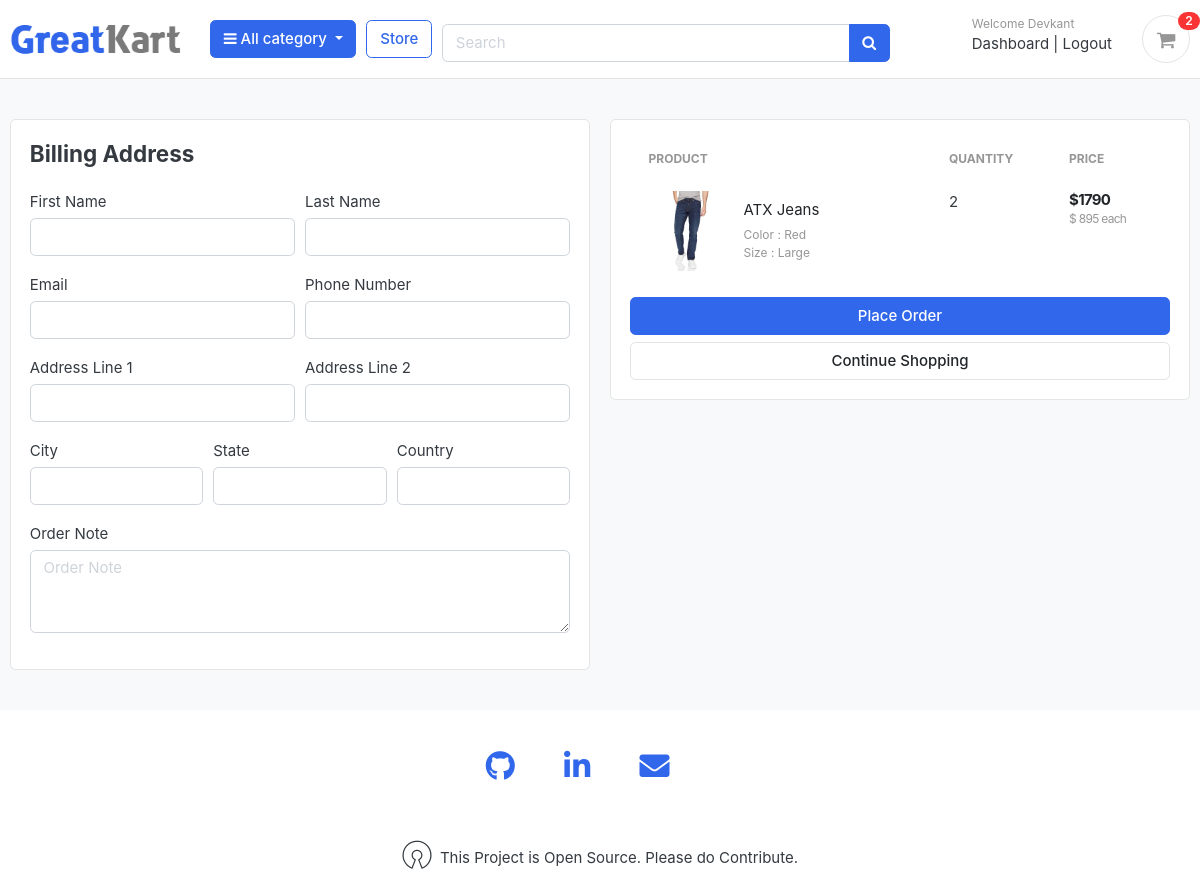
The app's page /cart/checkout/ (signed in) with its own data.
### accounts/models.py (models this page shows, shortened)
class Account(AbstractBaseUser):
	first_name = models.CharField(max_length=50)
	last_name = models.CharField(max_length=50)
	username = models.CharField(max_length=50,unique=True)
	email = models.EmailField(max_length=50,unique=True)
	phone_number = models.CharField(max_length=50)
	date_joined = models.DateTimeField(auto_now_add=True)
	last_login = models.DateTimeField(auto_now_add=True)
	is_admin = models.BooleanField(default=False)
	is_staff = models.BooleanField(default=False)
	is_active = models.BooleanField(default=False)
	is_superadmin = models.BooleanField(default=False)
	USERNAME_FIELD = 'email'
	REQUIRED_FIELDS = ['username','first_name','last_name']
	objects = MyAccountManager()

### carts/models.py (models this page shows, shortened)
class CartItem(models.Model):
	user = models.ForeignKey(Account,on_delete = models.CASCADE,null = True)
	product = models.ForeignKey(Product,on_delete = models.CASCADE)
	variations = models.ManyToManyField(Variation,blank = True)
	cart = models.ForeignKey(Cart, on_delete = models.CASCADE,null = True)
	quantity = models.IntegerField()
	is_active = models.BooleanField(default=True)
	def sub_total(self):
		return (self.product.price * self.quantity)

### store/models.py (models this page shows, shortened)
class Product(models.Model):
	product_name = models.CharField(max_length=255,unique=True)
	slug = models.SlugField(max_length=200,unique=True)
	description = models.TextField(max_length=500,blank = True)
	price = models.IntegerField()
	images = models.ImageField(upload_to='photos/products')
	stock = models.IntegerField()
	is_available = models.BooleanField(default=True)
	category = models.ForeignKey(Category, on_delete=models.CASCADE)
	created_date = models.DateTimeField(auto_now_add = True)
	modified_date = models.DateTimeField(auto_now = True)
	def get_url(self):
		return reverse('product_detail',args=[self.category.slug,self.slug])

class Variation(models.Model):
	product = models.ForeignKey(Product,on_delete = models.CASCADE)
	variation_category = models.CharField(max_length=100, choices = variation_category_choice)
	variation_value = models.CharField(max_length = 100)
	is_active = models.BooleanField(default=True)
	created_date = models.DateTimeField(auto_now = True)
	objects = VariationManager()

### carts/views.py (the view)
# urls.py: path('checkout/', views.checkout,name='checkout')
@login_required(login_url='login')
def checkout(request,total=0,quantity = 0,cart_items = None):
	try:
		tax = 0
		grand_total = 0
		if request.user.is_authenticated:
			cart_items = CartItem.objects.filter(user = request.user,is_active = True)
		else:
			cart = Cart.objects.get(cart_id = _cart_id(request))
			cart_items = CartItem.objects.filter(cart = cart,is_active = True)
		for cart_item in cart_items:
			total += cart_item.product.price*cart_item.quantity
			quantity +=cart_item.quantity
		tax = (18*total) /100
		grand_total = total + tax
	except ObjectDoesNotExist:
		pass
	context = {
		'total':total,
		'quantity':quantity,
		'cart_items':cart_items,
		'tax':round(tax),
		'grand_total': round(grand_total),
	}
	return render(request,'store/checkout.html',context)

### carts/context_processors.py (called while the page is built)
def counter(request):
	cart_count = 0
	if 'admin' in request.path:
		return {}
	else:
		try:
			cart = Cart.objects.filter(cart_id = _cart_id(request))
			if request.user.is_authenticated:
				cart_items  = CartItem.objects.all().filter(user =request.user)
			else:
				cart_items  = CartItem.objects.all().filter(cart = cart[:1])
			for cart_item in cart_items:
				cart_count += cart_item.quantity
		except Cart.DoesNotExist:
			cart_count = 0
	return dict(cart_count=cart_count)

### carts/views.py (called while the page is built)
def _cart_id(request):
	cart = request.session.session_key
	if not cart:
		cart = request.session.create()
	return cart

### category/context_processors.py (called while the page is built)
def menu_links(request):
	links = Category.objects.all()
	return dict(links=links)

### category/models.py (called while the page is built)
	def get_url(self):
		return reverse('products_by_category',args =[self.slug])

### templates/store/checkout.html (shortened to what this page needs)
{% extends "base.html" %}
{% load static %}
{% block content %}
<section class="section-content padding-y bg">
<div class="container">
<div class="row">
	<aside class="col-lg-6">
<div class="card">
<div class="card-body">
<h4 class="card-title mb-4"> Billing Address</h4>
<form action="{% url 'place_order' %}" method="POST">
<div class="form-row">
	<div class="col form-group">
		<label for="">First Name</label>
		<input type="text" name="first_name" class="form-control" required>
	</div>
	<div class="col form-group">
		<label for="">Last Name</label>
		<input type="text" name="last_name" class="form-control" required>
	</div>
</div>
<div class="form-row">
	<div class="col form-group">
		<label for="">Email</label>
		<input type="email" name="email" class="form-control" required>
	</div>
	<div class="col form-group">
		<label for="">Phone Number</label>
		<input type="text" name="phone" class="form-control" required>
	</div>
</div>
<div class="form-row">
	<div class="col form-group">
		<label for="">Address Line 1</label>
		<input type="text" name="address_line_1" class="form-control" required>
	</div>
	<div class="col form-group">
		<label for="">Address Line 2</label>
		<input type="text" name="address_line_2" class="form-control" >
	</div>
</div>
<div class="form-row">
	<div class="col form-group">
		<label for="">City</label>
		<input type="text" name="city" class="form-control" required>
	</div>
	<div class="col form-group">
		<label for="">State</label>
		<input type="text" name="state" class="form-control" required>
	</div>
	<div class="col form-group">
		<label for="">Country</label>
		<input type="text" name="country" class="form-control" required>
	</div>
</div>
<div class="form-row">
	<div class="col form-group">
		<label for="">Order Note</label>
		<textarea name="order_note" class="form-control" placeholder="Order Note" rows="3"></textarea>
	</div>
</div>
</div>
</div>
	</aside>
	<aside class="col-lg-6">
		<div class="card">
		<div class="card-body">
			<table class="table table-borderless table-shopping-cart">
			<thead class="text-muted">
			<tr class="small text-uppercase">
			<th scope="col">Product</th>
			<th scope="col" width="120">Quantity</th>
			<th scope="col" width="120">Price</th>
			</tr>
			</thead>
			<tbody>
			{% for cart_item in cart_items %}
			<tr>
				<td>
					<figure class="itemside align-items-center">
						<div class="aside"><img src="{{cart_item.product.images.url }}" class="img-sm"></div>
						<figcaption class="info">
							<a href="{{cart_item.product.get_url}}" class="title text-dark">{{cart_item.product.product_name}}</a>
							<p class="text-muted small">
								{% if cart_item.variations.all %}
									{% for item in cart_item.variations.all %}
										{{item.variation_category | capfirst}} : {{item.variation_value | capfirst}} <br>
									{% endfor %}
								{% endif %}
							</p>
						</figcaption>
					</figure>
				</td>
				<td>
				<label for="">{{cart_item.quantity}}</label>
				</td>
				<td>
					<div class="price-wrap">
						<var class="price">${{ cart_item.sub_total }}</var>
						<small class="text-muted"> $ {{cart_item.product.price }} each </small>
					</div>
				</td>
			</tr>
			{% endfor %}
			</tbody>
			</table>
			<button type="submit" class="btn btn-primary btn-block" >Place Order</button>
			<a href="{% url 'store' %}" class="btn btn-light btn-block">Continue Shopping</a>
		</div>
		</div>
</aside>
</div>
</div>
</section>
{% endblock content %}

### templates/includes/navbar.html (shortened to what this page needs)
{% load static %}
<header class="section-header">
<section class="header-main border-bottom">
	<div class="container">
<div class="row align-items-center">
	<div class="col-lg-2 col-md-3 col-sm-6 text-center">
		<a href="{% url 'home' %}" class="brand-wrap">
			<img class="logo" src="{% static './images/logo.png' %}">
		</a>
	</div>
	<div class="col-lg col-sm col-md col-6 flex-grow-0 text-center">
		<div class="category-wrap dropdown d-inline-block float-right">
			<button type="button" class="btn btn-primary dropdown-toggle" data-toggle="dropdown">
				<i class="fa fa-bars"></i> All category
			</button>
		</div>
	</div>
	<a href="{% url 'store' %}" class="btn btn-outline-primary">Store</a>
	<div class="col-lg col-md-6 col-sm-12 mt-2">
		<form action="{% url 'search' %}" class="search" method="get">
			<div class="input-group w-100">
			    <input type="text" class="form-control" style="width:60%;" placeholder="Search" name = "keyword" >
			    <div class="input-group-append">
			      <button class="btn btn-primary" type="submit">
			        <i class="fa fa-search"></i>
			      </button>
			    </div>
		    </div>
		</form>
	</div>
	<div class="col-lg-3 col-sm-6 col-8 order-2 order-lg-3">
				<div class="d-flex justify-content-end mb-3 mb-lg-0">
				{% if user.id is None %}
					<div class="widget-header">
						<small class="title text-muted">Welcome guest!</small>
						<div>
							<a href="{% url 'login' %}">Sign in</a> <span class="dark-transp"> | </span>
							<a href="{% url 'register' %}"> Register</a>
						</div>
					</div>
				{% else %}
					<div class="widget-header">
						<small class="title text-muted">Welcome {{user.first_name}}</small>
						<div>
							<a href="{% url 'dashboard' %}">Dashboard</a> <span class="dark-transp"> | </span>
							<a href="{% url 'logout' %}"> Logout</a>
						</div>
					</div>
				{% endif %}
					<a href="{% url 'cart' %}" class="widget-header pl-3 ml-3">
						<div class="icon icon-sm rounded-circle border"><i class="fa fa-shopping-cart"></i></div>
						<span class="badge badge-pill badge-danger notify">{{cart_count}}</span>
					</a>
				</div>
			</div>
</div>
	</div>
</section>
</header>

### static/css/ui.css (style rules this page uses)
html { font-family: "Inter", sans-serif; font-size: 15px; }
.price-wrap { letter-spacing: -0.7px; }
.icon-xs, .icon-sm, .icon-md, .icon-lg { display: inline-block; text-align: center; flex-shrink: 0; flex-grow: 0; }
.icon-sm { width: 48px; height: 48px; line-height: 48px !important; font-size: 20px; }
.img-xs, .img-sm, .img-md, .img-lg { -o-object-fit: cover; object-fit: cover; flex-shrink: 0; flex-grow: 0; }
.img-sm { width: 80px; height: 80px; }
.padding-y { padding-top: 40px; padding-bottom: 40px; }
var { font-style: normal; }
figure { margin-bottom: 0; }
article:after, .form-group:after { display: block; clear: both; content: ""; }
.bg { background-color: #f8f9fa; }
p:last-child { margin-bottom: 0; }
.header-main { position: relative; padding-top: 1rem; padding-bottom: 1rem; }
.brand-wrap .logo, .navbar-brand .logo { margin-right: 7px; max-height: 42px; display: inline-block; }
.widget-header { display: inline-block; vertical-align: middle; position: relative; }
.widget-header a { color: #343a40; }
.widget-header i { color: #969696; }
.widget-header .title { display: block; }
.widget-header .notify { position: absolute; top: -3px; right: -10px; }
.btn-light { background-color: #fff; border-color: #e4e4e4; }
.itemside { position: relative; display: flex; width: 100%; }
.itemside .aside { position: relative; flex-shrink: 0; }
.itemside .info { padding-left: 15px; padding-right: 7px; }
.itemside p { margin-bottom: 0; }
.itemside .title { display: block; margin-bottom: 5px; color: #212529; }
.notify { position: absolute; top: -4px; right: -10px; display: inline-block; padding: 0.25em 0.6em; font-size: 12px; line-height: 1; text-align: center; border-radius: 3rem; color: #fff; background-color: #fa3434; }
.price { font-weight: 600; color: #212529; }
.table-shopping-cart.table td, .table-shopping-cart.table th { padding-left: 1.25rem; padding-right: 1.25rem; }
.table-shopping-cart .price-wrap { line-height: 1.2; }
.table-shopping-cart .price { font-weight: bold; margin-right: 5px; display: block; }

### records on screen
Account: first_name "Devkant"
CartItem: product.images (picture), product.product_name "ATX Jeans", quantity "2", sub_total "1790", product.price "895"
Variation: variation_category "Color", variation_value "Red"
Variation: variation_category "Size", variation_value "Large"

### other values on screen
{{ cart_count }} "2"
